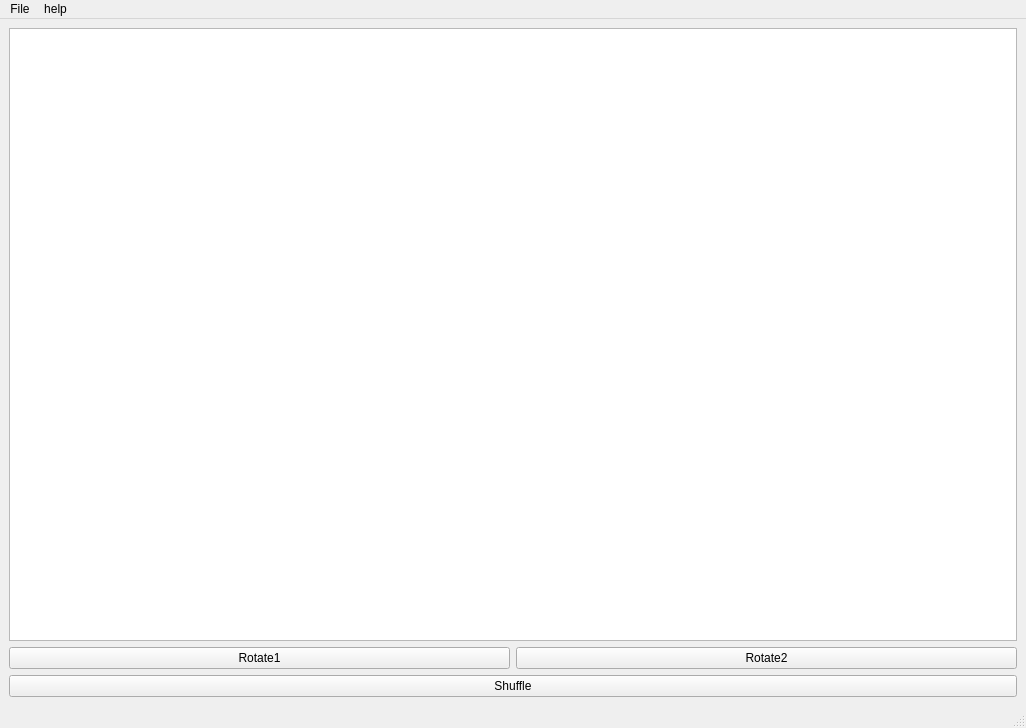
<?xml version="1.0" encoding="UTF-8"?>
<ui version="4.0">
 <class>MainWindow</class>
 <widget class="QMainWindow" name="MainWindow">
  <property name="geometry">
   <rect>
    <x>0</x>
    <y>0</y>
    <width>1026</width>
    <height>728</height>
   </rect>
  </property>
  <property name="windowTitle">
   <string>七巧板</string>
  </property>
  <widget class="QWidget" name="centralwidget">
   <layout class="QGridLayout" name="gridLayout">
    <item row="0" column="0" colspan="2">
     <widget class="QGraphicsView" name="graphicsView"/>
    </item>
    <item row="2" column="0">
     <widget class="QPushButton" name="Rotate1">
      <property name="text">
       <string>Rotate1</string>
      </property>
     </widget>
    </item>
    <item row="2" column="1">
     <widget class="QPushButton" name="Rotate2">
      <property name="text">
       <string>Rotate2</string>
      </property>
     </widget>
    </item>
    <item row="3" column="0" colspan="2">
     <widget class="QPushButton" name="Shuffle">
      <property name="text">
       <string>Shuffle</string>
      </property>
     </widget>
    </item>
   </layout>
  </widget>
  <widget class="QMenuBar" name="menubar">
   <property name="geometry">
    <rect>
     <x>0</x>
     <y>0</y>
     <width>1026</width>
     <height>26</height>
    </rect>
   </property>
   <widget class="QMenu" name="menu">
    <property name="title">
     <string>File</string>
    </property>
    <addaction name="save"/>
    <addaction name="close1"/>
   </widget>
   <widget class="QMenu" name="menuhelp">
    <property name="title">
     <string>help</string>
    </property>
    <addaction name="actionsave_Take_the_screenshot"/>
    <addaction name="actionclose_Stop_program"/>
   </widget>
   <addaction name="menu"/>
   <addaction name="menuhelp"/>
  </widget>
  <widget class="QStatusBar" name="statusbar"/>
  <action name="actionOpen">
   <property name="text">
    <string>Open</string>
   </property>
  </action>
  <action name="close1">
   <property name="text">
    <string>Close</string>
   </property>
  </action>
  <action name="save">
   <property name="text">
    <string>Save</string>
   </property>
  </action>
  <action name="actionsave_Take_the_screenshot">
   <property name="text">
    <string>save: Take the screenshot</string>
   </property>
  </action>
  <action name="actionclose_Stop_program">
   <property name="text">
    <string>close: Stop program</string>
   </property>
  </action>
 </widget>
 <resources/>
 <connections/>
</ui>
